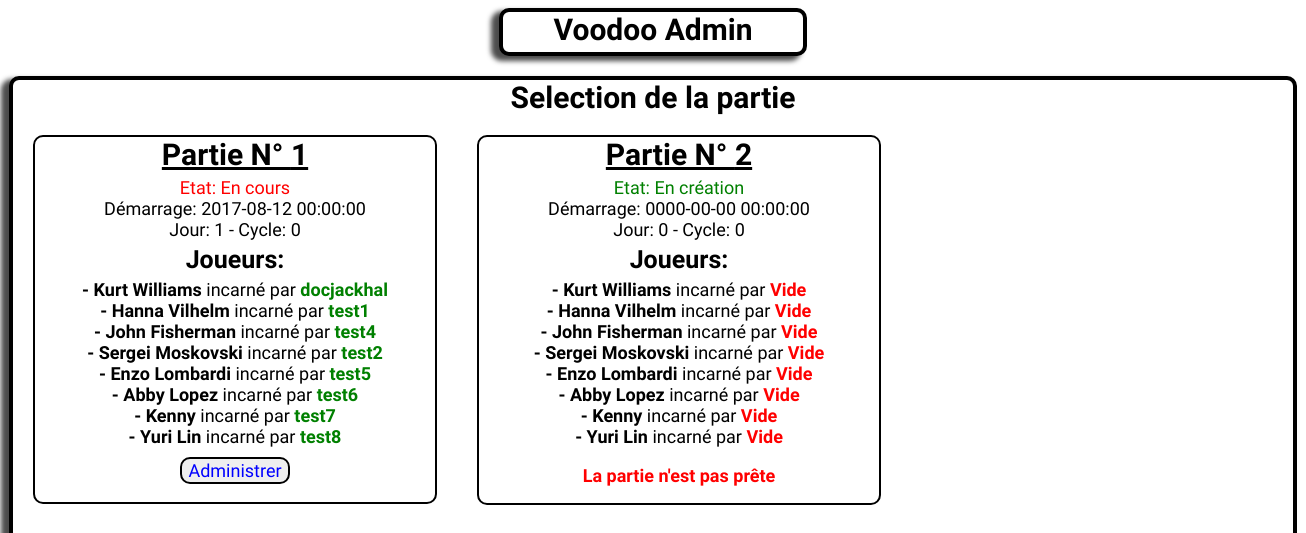
The app's page /admin/index.php with its own data.
### tables this page shows
CREATE TABLE IF NOT EXISTS `VI__parties` (
  `ID` int(11) NOT NULL,
  `Joueur1` int(11) NOT NULL DEFAULT '-1',
  `Joueur2` int(11) NOT NULL DEFAULT '-1',
  `Joueur3` int(11) NOT NULL DEFAULT '-1',
  `Joueur4` int(11) NOT NULL DEFAULT '-1',
  `Joueur5` int(11) NOT NULL DEFAULT '-1',
  `Joueur6` int(11) NOT NULL DEFAULT '-1',
  `Joueur7` int(11) NOT NULL DEFAULT '-1',
  `Joueur8` int(11) NOT NULL DEFAULT '-1',
  `Cycle` int(11) NOT NULL,
  `Jour` int(11) NOT NULL,
  `Etat` enum('en_creation','en_cours') NOT NULL DEFAULT 'en_creation',
  `DateDemarrage` datetime NOT NULL
);

CREATE TABLE IF NOT EXISTS `VI__heros` (
  `ID` int(11) NOT NULL,
  `Sexe` enum('h','f') NOT NULL DEFAULT 'f',
  `Titre` varchar(21) NOT NULL,
  `Nom` varchar(21) NOT NULL,
  `Prenom` varchar(21) NOT NULL,
  `Age` int(11) NOT NULL,
  `Origine` varchar(21) NOT NULL,
  `Profession` varchar(21) NOT NULL,
  `Biographie` varchar(2000) NOT NULL,
  `FaimMax` int(10) NOT NULL,
  `SoifMax` int(10) NOT NULL,
  `FatigueMax` int(10) NOT NULL,
  `PvMax` int(6) NOT NULL,
  `PaMax` int(4) NOT NULL,
  `PmMax` int(4) NOT NULL
);

CREATE TABLE IF NOT EXISTS `VI__accounts` (
  `ID` int(11) NOT NULL,
  `Login` varchar(21) NOT NULL,
  `Password` varchar(21) NOT NULL,
  `Email` varchar(21) NOT NULL,
  `DateInscription` datetime NOT NULL,
  `IDPartieEnCours` int(11) NOT NULL DEFAULT '-1',
  `NombrePartiesJouees` int(11) NOT NULL DEFAULT '0'
);

### prive/config_sql.php (called while the page is built, shortened)
<?php
$PT = "VI__";
?>

### admin/selectionPartie.php (the view, shortened to what this page needs)
<?php
	$requete = "SELECT * FROM ".$PT."parties WHERE Etat != 'terminee'";
	$retour = mysqli_query($mysqli,$requete);
	$parties = array();
	while($partie = mysqli_fetch_assoc($retour))
		$parties[] = $partie;
	$requete = "SELECT * FROM ".$PT."heros";
	$retour = mysqli_query($mysqli,$requete);
	$listeHeros = array();
	while($heros = mysqli_fetch_assoc($retour))
		$listeHeros[$heros["ID"]] = $heros;
	$requete = "SELECT * FROM ".$PT."accounts";
	$retour = mysqli_query($mysqli,$requete);
	$listeJoueurs = array();
	while($joueur = mysqli_fetch_assoc($retour))
		$listeJoueurs[$joueur["ID"]] = $joueur;
?>
<div id="blocSelectionPartie">
	<div id="title">Selection de la partie</div>
	<?php
		foreach($parties as $partie)
		{
			$etatPartie = ($partie["Etat"] == "en_creation") ? "En création" : "En cours";
			$classEtatPartie = ($partie["Etat"] == "en_creation") ? "etatPartieEnCreation" : "etatPartieEnCours";
			$nbJoueursDansPartie = 0;
			foreach($listeHeros as $IDHeros => $heros)
			{
				$IDJoueurSurHeros = $partie["Joueur".$IDHeros];
				if($IDJoueurSurHeros >= 0)
					$nbJoueursDansPartie++;
			}
			?>
			<div class='partie'>
				<div class="nomPartie"/>Partie N° <?php echo $partie["ID"];?></div>
				<div class="etatPartie <?php echo $classEtatPartie;?>"/>Etat: <?php echo $etatPartie;?></div>
				<div class="dateDemarragePartie"/>Démarrage: <?php echo $partie["DateDemarrage"];?></div>
				<div class="jourEtCyclePartie"/>Jour: <?php echo $partie["Jour"];?> - Cycle: <?php echo $partie["Cycle"];?></div>
				<div class="titreJoueur"/>Joueurs: </div>
				<?php
					foreach($listeHeros as $IDHeros=>$heros)
					{
							$IDJoueur = $partie["Joueur".$IDHeros];
							if($IDJoueur > 0)
								$login = "<b style='color:green;'>".$listeJoueurs[$IDJoueur]["Login"]."</b>";
							else
								$login = "<b style='color:red;'>Vide</b>";
						?>
						<div class="slotHeros">
							<span class="nomHeros">- <?php echo $heros["Prenom"]." ".$heros["Nom"];?></span>
							<span class="jouePart"> incarné par <?php echo $login;?></span>
						</div>
						<?php
					}
				if($partie["Etat"] == "en_cours")
				{
					?>
					<form method="POST" action="demarrerAdministrationPartie.php">
						<input class="boutonAdministrer" type="submit" value="Administrer"></input>
					</form>
					<?php
				}
				else
				{
					?>
						<div class="partieNonPrete">La partie n'est pas prête</div>
					<?php
				}
			?>
			<?php
		}
	?>

### admin/index.php (shortened to what this page needs)
<?php
	include("../prive/config.php");
	$mysqli = mysqli_connect($mysql_ip, $mysql_user,$mysql_password,$base);
	mysqli_set_charset($mysqli, "utf8");
?>
<html>
<head>
<link href="../style/accueil.css" rel="stylesheet" type="text/css"/>
<link href="../style/admin.css" rel="stylesheet" type="text/css"/>
</head>
<body>
	<div id='logo'>Voodoo Admin</div>
	<?php
		if(empty($_SESSION["Admin"]))
			include("selectionPartie.php");
		else
			include("adminPartie.php");
	?>
</body>
</html>

### style/accueil.css (style rules this page uses)
body { text-align: center; background-image: url("../images/background.jpg"); background-attachment:fixed; background-repeat:no-repeat; background-position:100% 0%; }
#logo { background-color: white; width: 300px; height: 40px; border: 4px solid black; border-radius: 10px; margin-left: auto; margin-right: auto; box-shadow: -7px 4px 5px 1px rgba(0, 0, 0, 0.7); font-weight: bold; font-size: 30px; font-family: 'Chelsea Market', cursive; }

### style/admin.css (style rules this page uses)
#blocSelectionPartie { width: 1280px; height: 800px; border: 4px solid black; border-radius: 10px; margin-left: auto; margin-right: auto; background-color: white; box-shadow: -7px 4px 5px 1px rgba(0, 0, 0, 0.7); margin-top: 20px; }
#blocSelectionPartie #title, #blocAdminPartie #title { text-align:center; width: 100%; font-weight: bold; font-size: 30px; font-family: 'Chelsea Market', cursive; }
#blocSelectionPartie .partie { border: 2px solid black; border-radius: 10px; width: 400px; float: left; margin: 20px; font-family: 'Chelsea Market', cursive; text-align: center; font-size: 18px; }
#blocSelectionPartie .partie .nomPartie { font-size: 30px; text-decoration : underline; margin-bottom:5px; font-weight: bold; }
#blocSelectionPartie .partie .etatPartieEnCours { color: red; }
#blocSelectionPartie .partie .etatPartieEnCreation { color: green; }
#blocSelectionPartie .partie .titreJoueur { font-size: 25px; font-weight: bold; margin-top: 5px; margin-bottom: 5px; }
#blocSelectionPartie .partie .nomHeros { font-weight: bold; }
#blocSelectionPartie .partie .boutonAdministrer { font-family: 'Chelsea Market', cursive; text-align: center; font-size: 18px; cursor: pointer; margin-top: 10px; color: blue; border: 2px solid black; border-radius: 10px; }
#blocSelectionPartie .partieNonPrete { color: red; margin: 17.5px; font-weight: bold; }

### records on screen
vi__parties: ID "1", Etat "En cours", DateDemarrage "2017-08-12 00:00:00", Jour "1", Cycle "0", Joueur1.Login "docjackhal", Joueur2.Login "test1", Joueur3.Login "test4", Joueur4.Login "test2", Joueur5.Login "test5", Joueur6.Login "test6", Joueur7.Login "test7", Joueur8.Login "test8"
vi__heros: Prenom "Kurt", Nom "Williams", shows "Vide"
vi__heros: Prenom "Hanna", Nom "Vilhelm", shows "Vide"
vi__heros: Prenom "John", Nom "Fisherman", shows "Vide"
vi__heros: Prenom "Sergei", Nom "Moskovski", shows "Vide"
vi__heros: Prenom "Enzo", Nom "Lombardi", shows "Vide"
vi__heros: Prenom "Abby", Nom "Lopez", shows "Vide"
vi__heros: Prenom "Kenny", shows "Vide"
vi__heros: Prenom "Yuri", Nom "Lin", shows "Vide"
vi__parties: ID "2", Etat "En création", DateDemarrage "0000-00-00 00:00:00", Jour "0", Cycle "0", shows "La partie n'est pas prête"
